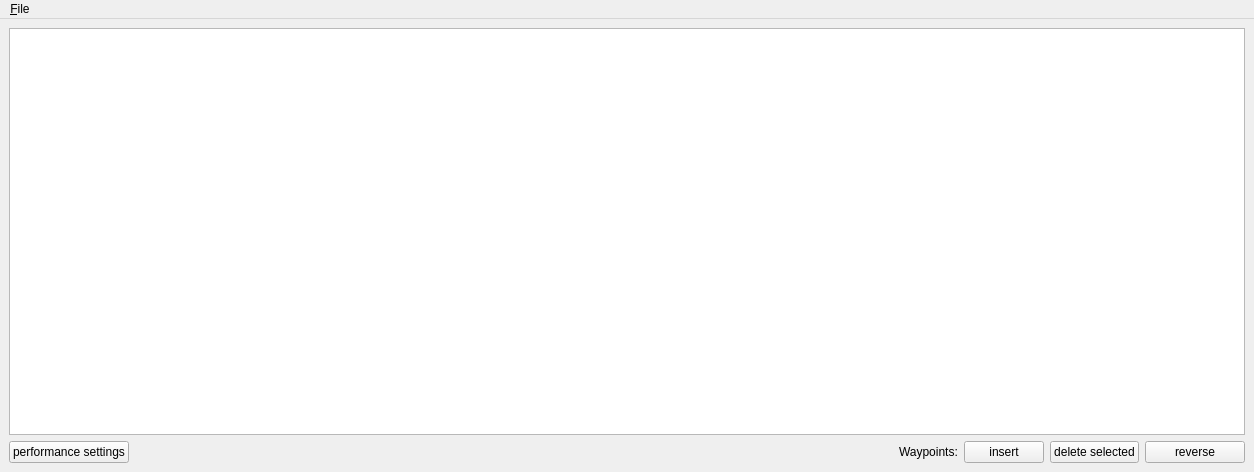
<?xml version="1.0" encoding="UTF-8"?>
<ui version="4.0">
 <class>TableViewWindow</class>
 <widget class="QMainWindow" name="TableViewWindow">
  <property name="geometry">
   <rect>
    <x>0</x>
    <y>0</y>
    <width>1254</width>
    <height>472</height>
   </rect>
  </property>
  <property name="minimumSize">
   <size>
    <width>0</width>
    <height>0</height>
   </size>
  </property>
  <property name="windowTitle">
   <string>Table View - Mission Support System</string>
  </property>
  <widget class="QWidget" name="centralwidget">
   <layout class="QVBoxLayout" name="verticalLayout">
    <item>
     <widget class="QTableView" name="tableWayPoints">
      <property name="font">
       <font>
        <weight>50</weight>
        <bold>false</bold>
       </font>
      </property>
      <property name="alternatingRowColors">
       <bool>true</bool>
      </property>
      <property name="selectionMode">
       <enum>QAbstractItemView::SingleSelection</enum>
      </property>
      <property name="selectionBehavior">
       <enum>QAbstractItemView::SelectRows</enum>
      </property>
     </widget>
    </item>
    <item>
     <layout class="QHBoxLayout" name="horizontalLayout">
      <item>
       <widget class="QPushButton" name="btViewPerformance">
        <property name="enabled">
         <bool>true</bool>
        </property>
        <property name="text">
         <string>performance settings</string>
        </property>
        <property name="checkable">
         <bool>true</bool>
        </property>
        <property name="checked">
         <bool>false</bool>
        </property>
       </widget>
      </item>
      <item>
       <spacer name="horizontalSpacer_2">
        <property name="orientation">
         <enum>Qt::Horizontal</enum>
        </property>
        <property name="sizeType">
         <enum>QSizePolicy::MinimumExpanding</enum>
        </property>
        <property name="sizeHint" stdset="0">
         <size>
          <width>40</width>
          <height>20</height>
         </size>
        </property>
       </spacer>
      </item>
      <item>
       <widget class="QLabel" name="label">
        <property name="text">
         <string>Waypoints:</string>
        </property>
       </widget>
      </item>
      <item>
       <widget class="QPushButton" name="btAddWayPointToFlightTrack">
        <property name="text">
         <string>insert</string>
        </property>
       </widget>
      </item>
      <item>
       <widget class="QPushButton" name="btDeleteWayPoint">
        <property name="text">
         <string>delete selected</string>
        </property>
       </widget>
      </item>
      <item>
       <widget class="QPushButton" name="btInvertDirection">
        <property name="minimumSize">
         <size>
          <width>100</width>
          <height>0</height>
         </size>
        </property>
        <property name="text">
         <string>reverse</string>
        </property>
       </widget>
      </item>
     </layout>
    </item>
   </layout>
  </widget>
  <widget class="QMenuBar" name="menubar">
   <property name="geometry">
    <rect>
     <x>0</x>
     <y>0</y>
     <width>1254</width>
     <height>26</height>
    </rect>
   </property>
   <widget class="QMenu" name="menu_File">
    <property name="title">
     <string>&amp;File</string>
    </property>
    <addaction name="actionClose"/>
   </widget>
   <addaction name="menu_File"/>
  </widget>
  <action name="actionClose">
   <property name="text">
    <string>E&amp;xit Module</string>
   </property>
   <property name="shortcut">
    <string>Ctrl+X</string>
   </property>
  </action>
  <action name="actionFlightPerformance_old">
   <property name="text">
    <string>Flight Performance (first version, depracated)</string>
   </property>
  </action>
  <action name="actionFlightPerformance">
   <property name="text">
    <string>Flight &amp;Performance</string>
   </property>
  </action>
 </widget>
 <resources/>
 <connections>
  <connection>
   <sender>actionClose</sender>
   <signal>activated()</signal>
   <receiver>TableViewWindow</receiver>
   <slot>close()</slot>
   <hints>
    <hint type="sourcelabel">
     <x>-1</x>
     <y>-1</y>
    </hint>
    <hint type="destinationlabel">
     <x>575</x>
     <y>151</y>
    </hint>
   </hints>
  </connection>
 </connections>
</ui>
